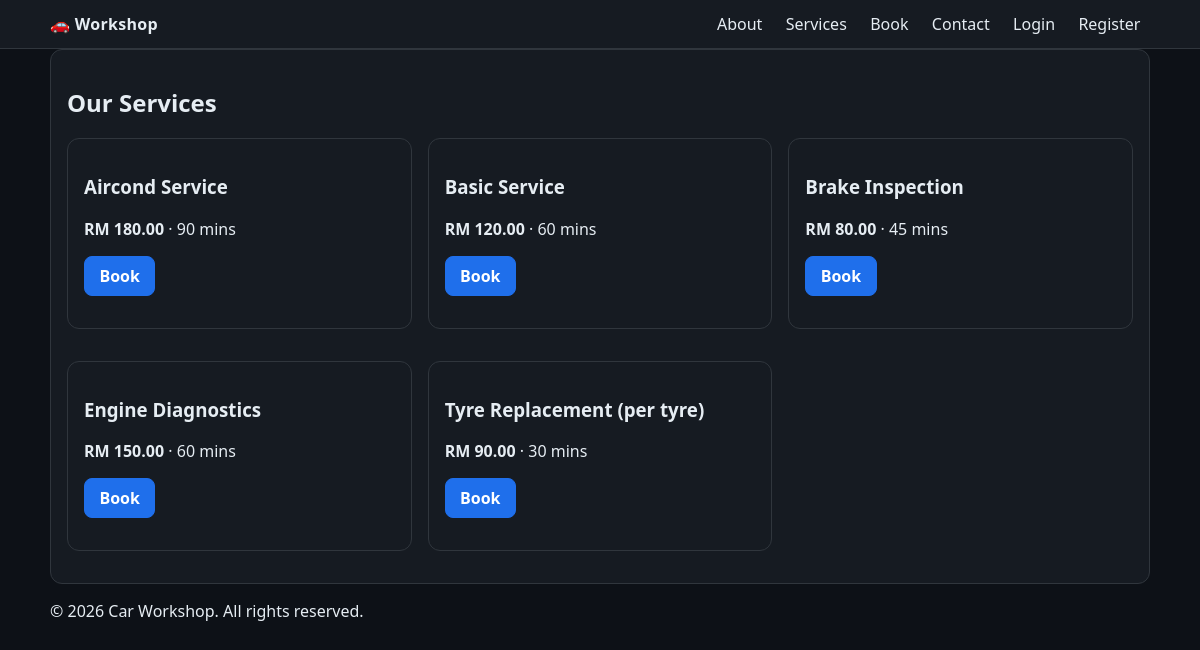
The app's page /public/services.php with its own data.
### tables this page shows
CREATE TABLE IF NOT EXISTS services (
  id INT UNSIGNED AUTO_INCREMENT PRIMARY KEY,
  name VARCHAR(120) NOT NULL,
  price DECIMAL(10,2) NOT NULL DEFAULT 0.00,
  duration_minutes SMALLINT UNSIGNED NOT NULL DEFAULT 60,
  active TINYINT(1) NOT NULL DEFAULT 1
);

### public/services.php (the view, shortened to what this page needs)
<?php
require_once __DIR__ . '/../config/config.php';
require_once __DIR__ . '/../partials/header.php';
require_once __DIR__ . '/../partials/nav.php';
$stmt = $pdo->prepare("SELECT id, name, price, duration_minutes FROM services WHERE active=1 ORDER BY name");
$stmt->execute();
$services = $stmt->fetchAll();
?>
<div class="card">
  <h2>Our Services</h2>
  <div class="grid-3">
    <?php foreach ($services as $s): ?>
      <div class="card">
        <h3><?= htmlspecialchars($s['name']) ?></h3>
        <p><strong>RM <?= number_format((float)$s['price'], 2) ?></strong> · <?= (int)$s['duration_minutes'] ?> mins</p>
        <p><a class="btn" href="/workshop-app/public/book.php?service=<?= (int)$s['id'] ?>">Book</a></p>
      </div>
    <?php endforeach; ?>
  </div>
</div>
<?php require_once __DIR__ . '/../partials/footer.php'; ?>

### partials/header.php (shortened to what this page needs)
<!DOCTYPE html>
<html lang="en">
<head>
  <link rel="stylesheet" href="/workshop-app/assets/css/style.css">
</head>
<body>

### partials/nav.php
<?php $user = $_SESSION['user'] ?? null; ?>
<header class="site-header">
  <div class="container nav">
    <a class="logo" href="/workshop-app/public/index.php">🚗 Workshop</a>
    <nav>
      <a href="/workshop-app/public/about.php">About</a>
      <a href="/workshop-app/public/services.php">Services</a>
      <a href="/workshop-app/public/book.php">Book</a>
      <a href="/workshop-app/public/contact.php">Contact</a>
      <?php if ($user): ?>
        <a href="/workshop-app/public/dashboard.php">Dashboard</a>
        <a href="/workshop-app/public/logout.php">Logout</a>
      <?php else: ?>
        <a href="/workshop-app/public/login.php">Login</a>
        <a href="/workshop-app/public/register.php">Register</a>
      <?php endif; ?>
    </nav>
  </div>
</header>
<main class="container">

### partials/footer.php (shortened to what this page needs)
</main>
<footer class="site-footer">
  <div class="container">
    <p>&copy; <?= date('Y') ?> Car Workshop. All rights reserved.</p>
  </div>
</footer>
</body>
</html>

### assets/css/style.css (style rules this page uses)
:root { --primary: #1f6feb; --primary-600: #1a5fd1; --bg: #0d1117; --panel: #161b22; --text: #e6edf3; --muted: #8b949e; --success: #2da44e; --danger: #f85149; }
* { box-sizing: border-box; }
html, body { margin: 0; padding: 0; background: var(--bg); color: var(--text); font-family: system-ui, -apple-system, Segoe UI, Roboto, Ubuntu, 'Open Sans', 'Noto Sans', sans-serif; }
a { color: var(--text); text-decoration: none; }
.container { width: min(1100px, 92%); margin: 0 auto; }
.site-header { background: var(--panel); border-bottom: 1px solid #30363d; }
.nav { display: flex; align-items: center; justify-content: space-between; padding: 0.8rem 0; }
.logo { font-weight: 700; letter-spacing: .3px; }
nav a { margin: 0 0.6rem; }
.btn, .btn-outline, button { display: inline-block; padding: .5rem .9rem; border-radius: 8px; border: 1px solid transparent; font-weight: 600; }
.btn { background: var(--primary); border-color: var(--primary); color: #fff; }
.card { background: var(--panel); border: 1px solid #30363d; border-radius: 12px; padding: 1rem; margin-bottom: 1rem; }
.grid-3 { display: grid; grid-template-columns: repeat(3, 1fr); gap: 1rem; }

### records on screen
services: name "Aircond Service", price "180.00", duration_minutes "90"
services: name "Basic Service", price "120.00", duration_minutes "60"
services: name "Brake Inspection", price "80.00", duration_minutes "45"
services: name "Engine Diagnostics", price "150.00", duration_minutes "60"
services: name "Tyre Replacement (per tyre)", price "90.00", duration_minutes "30"
